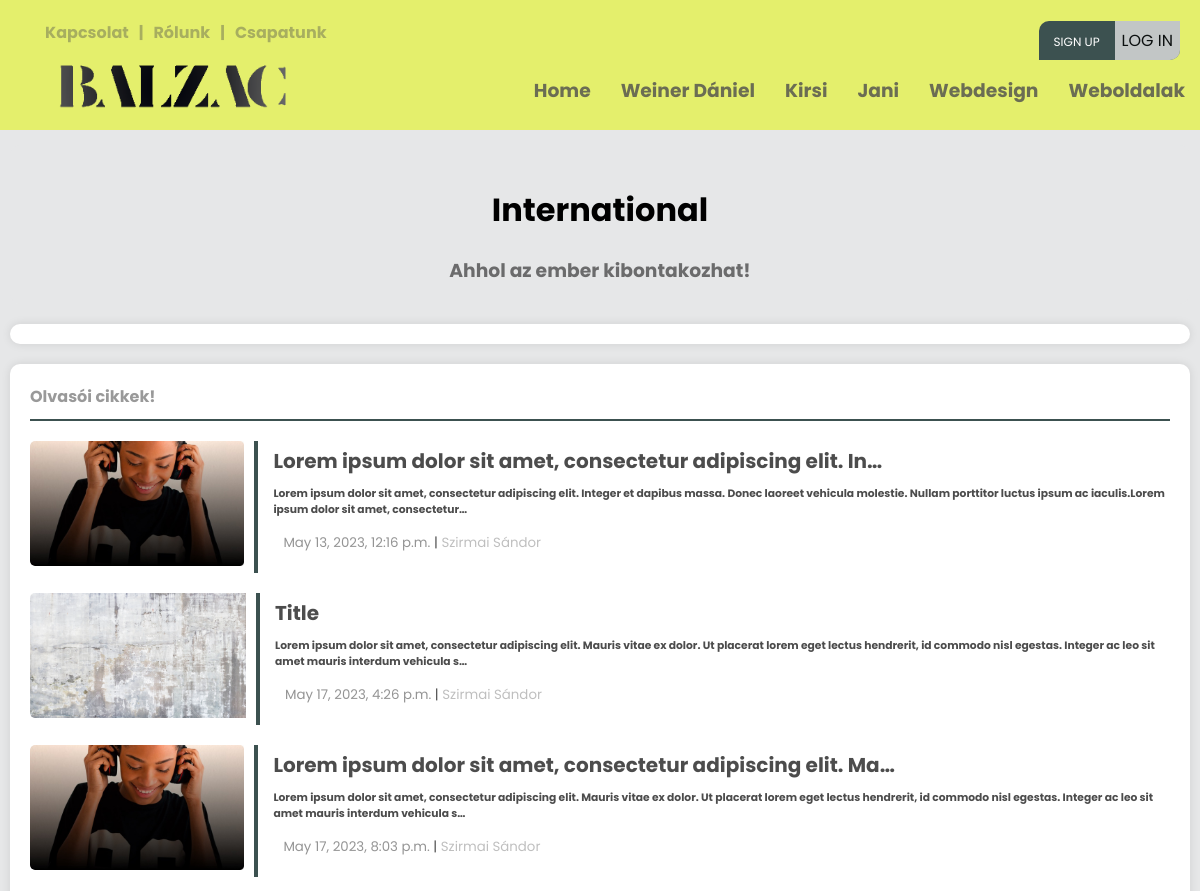
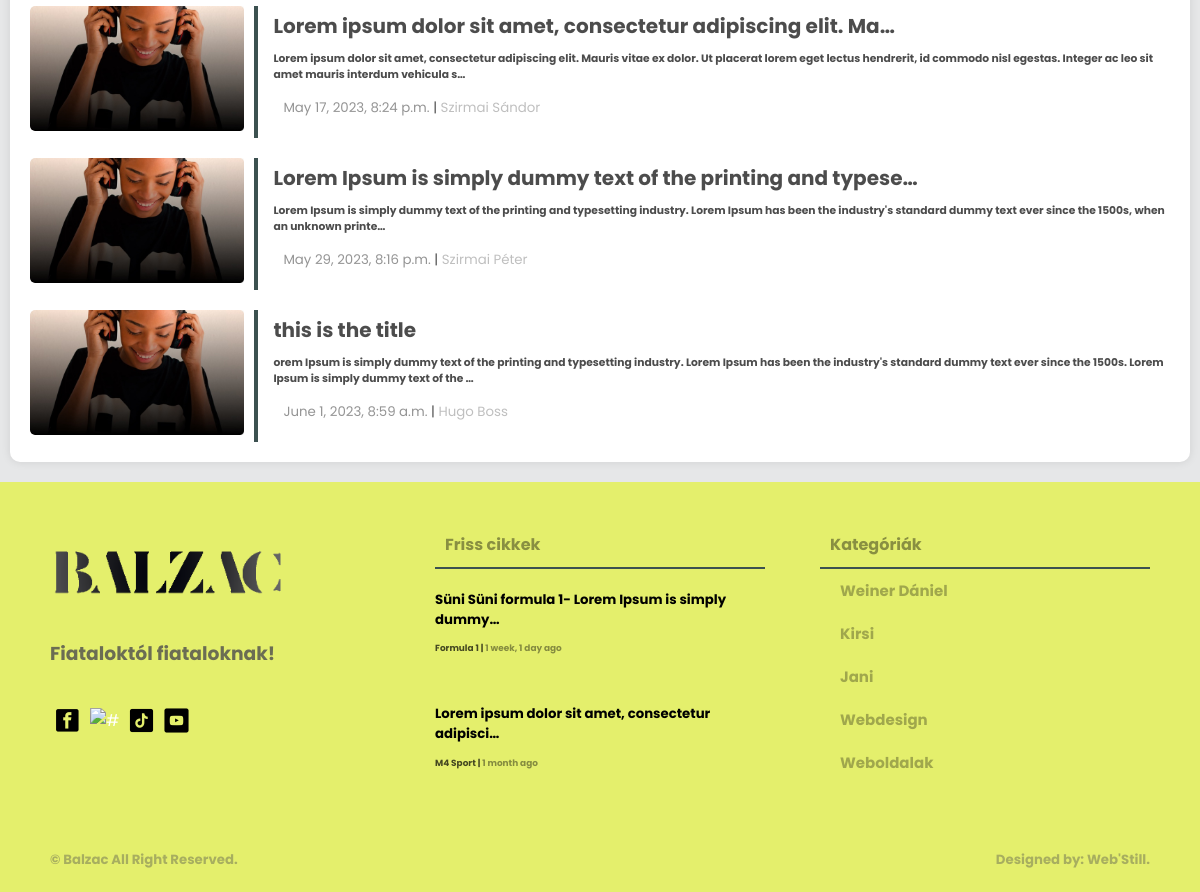
Screenshot of /cikkek/International/ with the database file from the repository (2 pictures, top to bottom).
### creationboard/models.py (models this page shows, shortened)
class Category(models.Model):
    user = models.ForeignKey(User, null=True, on_delete=models.CASCADE)
    name = models.CharField(max_length=200)
    class Meta:
        ordering = ['-id']

class Article(models.Model):
    user = models.ForeignKey(User, on_delete=models.CASCADE)
    title = models.CharField(max_length=200)
    created = models.DateTimeField(auto_now_add=True, null=True)
    updated = models.DateTimeField(auto_now=True, null=True)
    articletype = models.CharField(null=False, blank=False, max_length=100)
    body = RichTextUploadingField(max_length=1000000) #ez itt lehetne RichTextUploadingField is
    indeximg = models.ImageField(upload_to="images/", default="images/home9.jpg")
    category = models.CharField(max_length=100, null=False, blank=False)
    status = models.CharField(max_length=10, choices=STATUS_CHOICES, default='pending')
    class Meta:
        ordering = ['-created']

### loginsystem/models.py (models this page shows, shortened)
class ArticleUser(models.Model):
    STATUS_CHOICES = (
        ('pending', 'Pending'),
        ('approved', 'Approved'),
        ('rejected', 'Rejected'),
    )
    user = models.ForeignKey(User, on_delete=models.CASCADE)
    created = models.DateTimeField(auto_now_add=True, null=True)
    updated = models.DateTimeField(auto_now=True, null=True)
    body = RichTextUploadingField(max_length=1000000, null=True)
    indeximg = models.ImageField(upload_to="images/", default="images/home9.jpg")
    category = models.CharField(max_length=100, null=True, blank=False)
    title = models.CharField(max_length=200, null=True)
    status = models.CharField(max_length=10, choices=STATUS_CHOICES, default='pending')
    class Meta:
        ordering = ['created']

class Profile(models.Model):
    user = models.OneToOneField(User, on_delete=models.CASCADE)
    img = models.ImageField(upload_to="images/", default="images/home8.jpg")
    bio = models.CharField(null=True, max_length=1000000, default='Bio:')
    name = models.CharField(null=True, max_length=300)
    phone = models.CharField(max_length=15, blank=True, null=True)

### main/views.py (the view)
# urls.py: path('cikkek/<str:pk>/', views.articles.as_view(), name='article-page'),
class articles(View):
    template_name = "main/topic.html"
    def dispatch(self, request, *args, **kwargs):
        footarticle = models.Article.objects.filter(status='approved')[0:2]
        navcategory = models.Category.objects.all()[0:5]
        url = models.Article.objects.filter(category=kwargs['pk'])
        user_url = ArticleUser.objects.filter(status='approved')
        context = {'url': url, 'category': kwargs['pk'], 'category2': navcategory, 'article4': footarticle, "url1": user_url,}
        return render(request, self.template_name, context)

### templates/main/topic.html (shortened to what this page needs)
{% load static %}
<!DOCTYPE html>
<html>
<head>
	<link rel="stylesheet" type="text/css" href="{% static 'main/style.css' %}">
</head>
<body>
	{% if url or url1%}
	{% include 'main/navbar.html' %}
			<main>
				<div class="wrapper">
					<div class="row">
						<div class="card-04 backg">
							<h1 align="center">{{ category }}</h1>
							<h3 align="center">Ahhol az ember kibontakozhat!</h3>
						</div>
					</div>
					<div class="row">
						<div class="card-04 topic-big-screen">
						</div>
					</div>
					<div class="row">
						{% if url1 %}
						<div class="card-04 topic-big-screen">
							<div class="box-title mb-3 pb-0">
								<h4 class="txt-black mb-0 m-0">Olvasói cikkek!<h4>
							</div>
							{% for article in url1 %}
							<div class="article-with-pic-1">
								<div class="article-pic">
									<a href="{% url 'user-article' article.title %}">
									<img src="{{ article.indeximg.url }}" alt="" />
									</a>
								</div>
								<div class="pic-with-articles">
									<a href="{% url 'user-article' article.title %}">
										<h5>{{ article.title|truncatechars:60 }}</h5>
										<h6>{{ article.body|truncatechars:200|safe }}</h6>
									</a>
									<small><span style="color: black;">{{ article.created }}</span>  |  <span><a href="{% url 'profile-page' article.user.username %}">{{ article.user.profile.name }}</a></span></small>
								</div>
							</div>
							{% endfor %}
						</div>
						{% endif %}
					</div>
			</main>
			{% include 'main/footer.html' %}
	{% endif %}
</body>
</html>

### templates/main/navbar.html (shortened to what this page needs)
{% load static %}
<div class="screen-big">
<nav>
    <div class="nav-one nav-flex">
        <div class="left flex">
            <ul class="top-header mt-0">
                <li><a href="{% url 'contact-us' %}"><h4>Kapcsolat</h4></a></li>
                <li><h4>|</h4></li>
                <li><a href="{% url 'about-us' %}"><h4>Rólunk</h4></a></li>
                <li><h4>|</h4></li>
                <li><a href="{% url 'team-index' %}"><h4>Csapatunk</h4></a></li>
            </ul>
        </div>
        <div class="right flex">
                <ul class="top-header">
                    {% if request.user.is_authenticated %}
                    <li>
                        <div class="header-profile-pic">
                            <div class="pic">
                                <span class="material-symbols-outlined">account_circle</span>
                            </div>
                            <div class="header-profile-info">
                                <h4><a href="{% url 'profile-page' request.user.username %}">@{{ request.user }}</a></h4>
                                <h6><a href=""><span class="material-symbols-outlined">mail_lock</span>{{ request.user.email }}</a></h6>
                            </div>
                        </div>
                    </li>
                    <!--<li><h4><a href="{% url 'profile-page' request.user.username %}">Hello, @{{ request.user }}</a></h4></li>
                    <li><h4>|</h4></li>
                    <li><h4><a href="{% url 'logout' %}"><span class="material-symbols-outlined">logout</span>Kijelentkezés</a></h4></li>-->
                    {% else %}
                    <ul class="foot-icon-margin pd-0">
                        <li class="signup-or-login"><a href="{% url 'register' %}" class="sign-up">Sign up</a><a href="{% url 'login' %}"><button class="login-btn">Log in</button></a></li>
                    </ul>
                    {% endif %}
                </ul>
        </div>
    </div>
    <div class="nav-two nav-flex">
        <div class="left flex">
            <ul>
                <a href="{% url 'index' %}"><li><img src="{% static 'main/pics/logo.png' %}" class="logo-img" alt="#" /></li>
            </ul>
        </div>
        <div class="right">
            <div class="social media">
                <ul>
                    <li><a href="{% url 'index' %}"><h3>Home</h3></a></li>
                    {% for category in category2 %}
                        <li><a href="{% url 'article-page' category.name %}"><h3>{{ category.name }}</h3></a></li>
                    {% endfor %}
                </ul>
            </div>
        </div>
    </div>
</nav>
</div>

### templates/main/footer.html
{% load static %}
<footer>
    <div class="footer">
        <div class="footer-cols footer-firts">
            <div class="col-01">
                <ul class="pd-0">
                    <a href="{% url 'index' %}"><li><img src="{% static 'main/pics/logo.png' %}" class="logo-img" alt="#" /></li>
                </ul>
                <h3>Fiataloktól fiataloknak!</h3>
                <ul class="foot-icon-margin pd-0">
                    <a href="https://www.facebook.com/profile.php?id=100090612766620" target="blank"><li><img src="{% static 'main/pics/facebook.png' %}" class="icon-img" alt="#" target="blank" /></a></li>
                    <a href="https://www.instagram.com/balzacponthu/" target="blank"><li><img src="{% static 'main/pics/instagram.png' %}" class="icon-img" alt="#" /></li></a>
                    <a href="https://www.tiktok.com/@balzac.ujsag" target="blank"><li><img src="{% static 'main/pics/tiktok.png' %}" class="icon-img" alt="#" /></li></a>
                    <a href="https://www.youtube.com/@balzacujsag" target="blank"><li><img src="{% static 'main/pics/youtube.png' %}" class="icon-img" alt="#" /></li></a>
                </ul>
            </div>
            <div class="col-02">
                <div class="box-title">
                    <h4 class="txt-black">Friss cikkek<h4>
                </div>
                {% for article in article4 %}
                <ul class="pd-0">
                    <li><a href="{% url 'article' article.id %}" class="footer-article-text">
                        <h5 class="mt-1 mb-1">{{ article.title|truncatechars:49 }}</h5>
                        <h6 class="m-0">{{ article.body|truncatechars:30|safe }}</h6>
                        <small class="black"><span><a href="{% url 'article-page' article.category %}" class="black">{{ article.category }} </a></span>  |  <span><a class="black"> {{ article.created|timesince }} ago</a></span></small>
                    </a></li>
                </ul>
                {% endfor %}
            </div>
            <div class="col-03">
                <div class="box-title">
                    <h4 class="txt-black">Kategóriák<h4>
                </div>
                <div class="box-categories">
                    <ul>
                        {% for category in category2 %}
                        <li><a href="{% url 'article-page' category.name %}" class="txt-black">{{ category.name }}</a></li>
                        {% endfor %}
                    </ul>
                </div>
            </div>
        </div>
        <div class="footer-second">
            <div>
                <h5><a href="#"> &copy; Balzac</a> All Right Reserved.<h5>
            </div>
            <div>
                <h5><a href="">Designed by: Web'Still.</a><h5>
            </div>
        </div>
    </div>
</footer>

### rows the page displays
Category: name "Weiner Dániel"
Category: name "Kirsi"
Category: name "Jani"
Category: name "Webdesign"
Category: name "Weboldalak"
ArticleUser: indeximg (picture), title "Lorem ipsum dolor sit amet, consectetur adipiscing elit. In…", body "Lorem ipsum dolor sit amet, consectetur adipiscing elit. Integer et dapibus massa. Donec laoreet vehicula molestie. Nullam porttitor luctus ipsum ac iaculis.Lorem ipsum dolor sit amet, consectetur…", created "May 13, 2023, 12:16 p.m.", user.profile.name "Szirmai Sándor"
ArticleUser: indeximg (picture), title "Title", body "Lorem ipsum dolor sit amet, consectetur adipiscing elit. Mauris vitae ex dolor. Ut placerat lorem eget lectus hendrerit, id commodo nisl egestas. Integer ac leo sit amet mauris interdum vehicula s…", created "May 17, 2023, 4:26 p.m.", user.profile.name "Szirmai Sándor"
ArticleUser: indeximg (picture), title "Lorem ipsum dolor sit amet, consectetur adipiscing elit. Ma…", body "Lorem ipsum dolor sit amet, consectetur adipiscing elit. Mauris vitae ex dolor. Ut placerat lorem eget lectus hendrerit, id commodo nisl egestas. Integer ac leo sit amet mauris interdum vehicula s…", created "May 17, 2023, 8:03 p.m.", user.profile.name "Szirmai Sándor"
ArticleUser: indeximg (picture), title "Lorem ipsum dolor sit amet, consectetur adipiscing elit. Ma…", body "Lorem ipsum dolor sit amet, consectetur adipiscing elit. Mauris vitae ex dolor. Ut placerat lorem eget lectus hendrerit, id commodo nisl egestas. Integer ac leo sit amet mauris interdum vehicula s…", created "May 17, 2023, 8:24 p.m.", user.profile.name "Szirmai Sándor"
ArticleUser: indeximg (picture), title "Lorem Ipsum is simply dummy text of the printing and typese…", body "Lorem Ipsum is simply dummy text of the printing and typesetting industry. Lorem Ipsum has been the industry's standard dummy text ever since the 1500s, when an unknown printe…", created "May 29, 2023, 8:16 p.m.", user.profile.name "Szirmai Péter"
ArticleUser: indeximg (picture), title "this is the title", body "orem Ipsum is simply dummy text of the printing and typesetting industry. Lorem Ipsum has been the industry's standard dummy text ever since the 1500s. Lorem Ipsum is simply dummy text of the …", created "June 1, 2023, 8:59 a.m.", user.profile.name "Hugo Boss"
Article: title "Süni Süni formula 1- Lorem Ipsum is simply dummy…", category "Formula 1", created "1 week, 1 day"
Article: title "Lorem ipsum dolor sit amet, consectetur adipisci…", category "M4 Sport", created "1 month"

### other values shown
{{ category }} "International"
